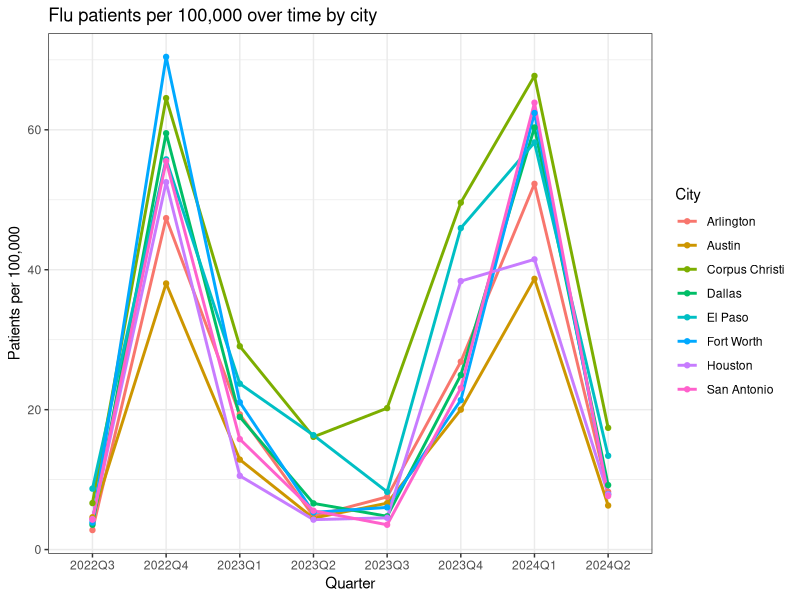
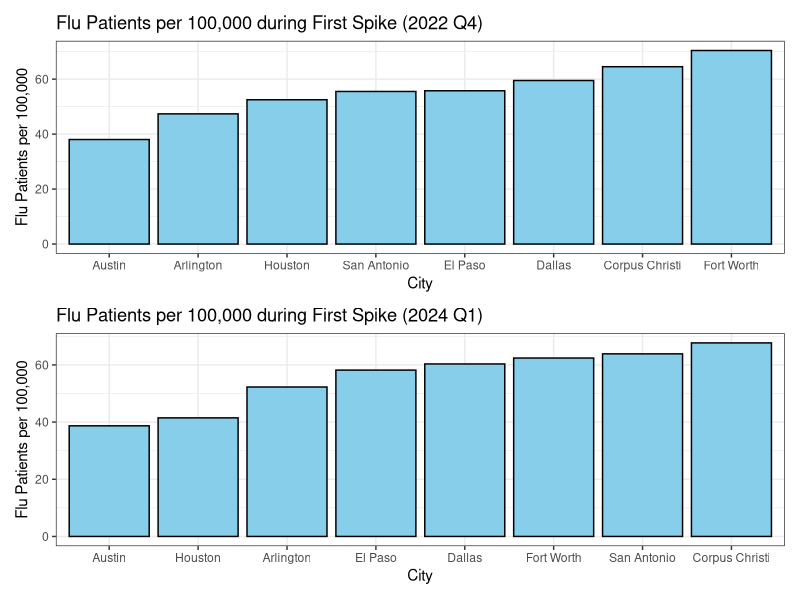
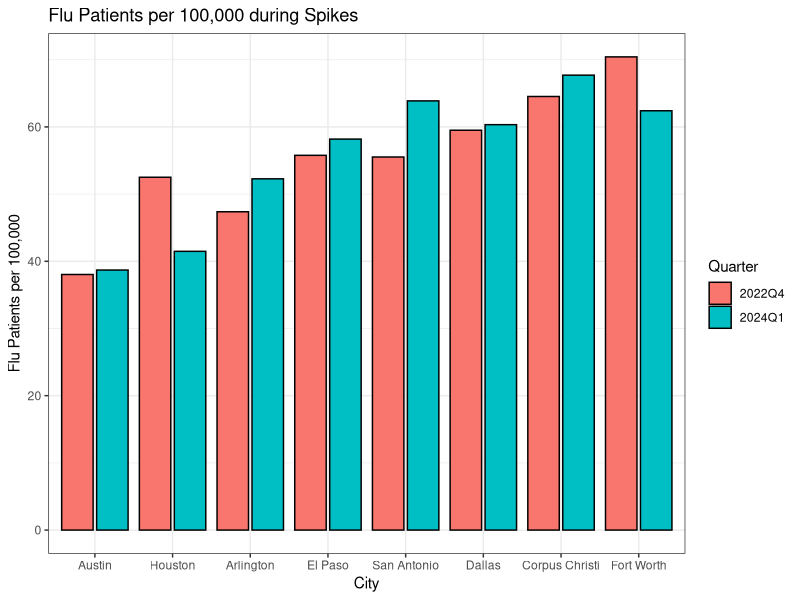
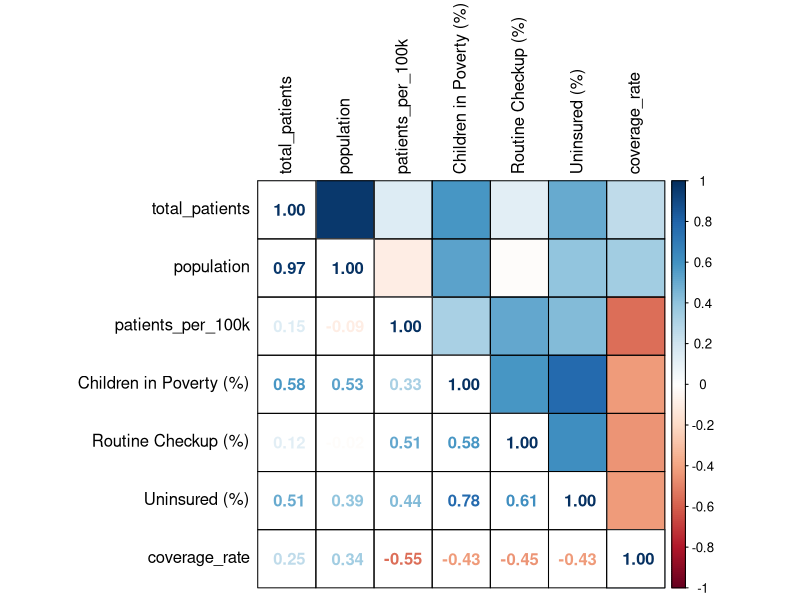
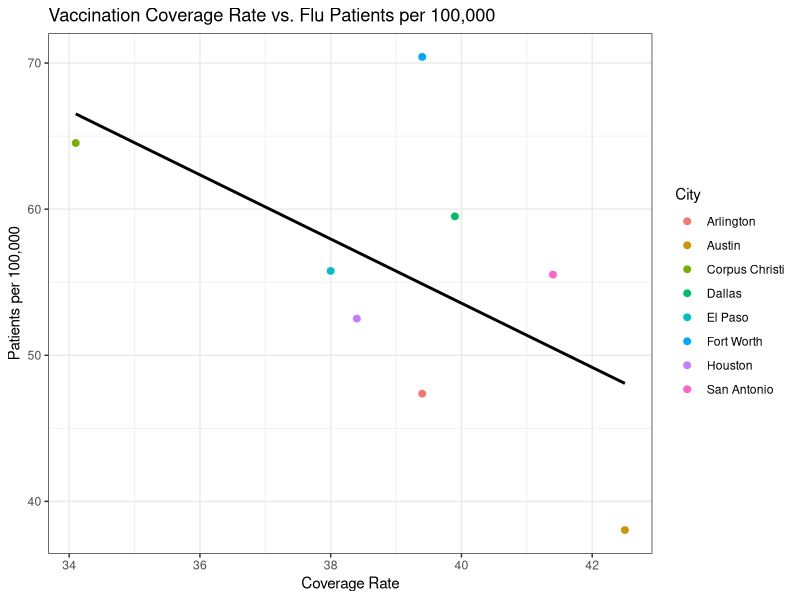
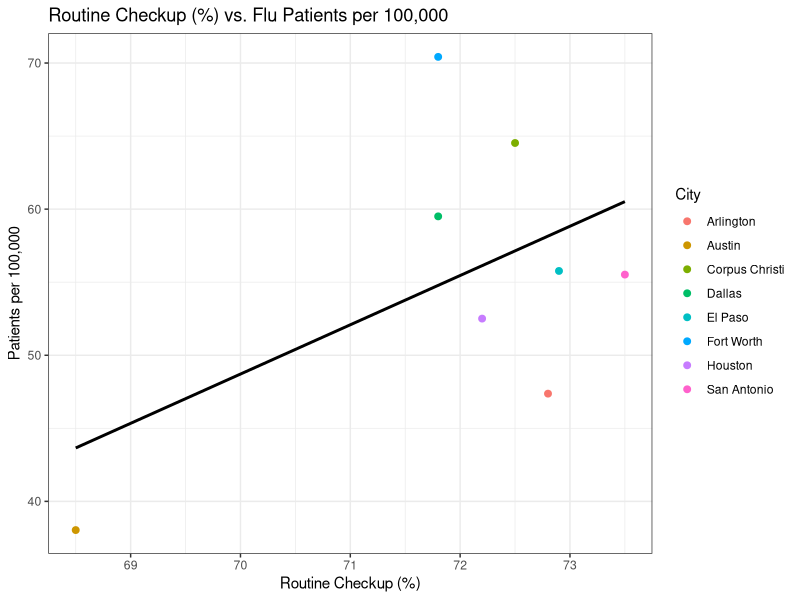
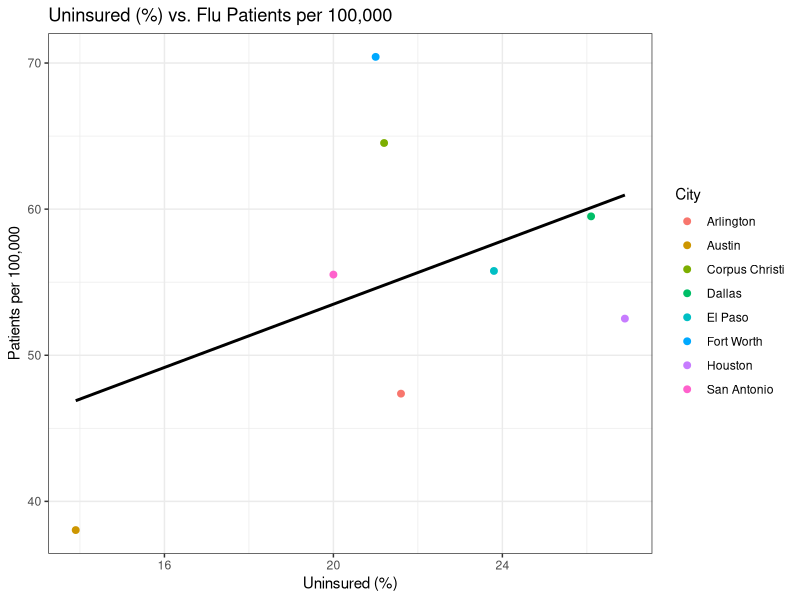

Generate these figures, in order, with R:
## ---- chunk 1
knitr::opts_chunk$set(fig.height=8, fig.width=8, fig.align = "center", warning=FALSE, echo=FALSE, tidy=TRUE, tidy.opts=list(width.cutoff=60))
## ---- chunk 2
library(dplyr)
library(tidyverse)
library(ggplot2)
library(lubridate)
library(patchwork)
library(corrplot)
## ---- chunk 3
city_trend_major = read.csv("../texas_city_trend_major.csv") 
colnames(city_trend_major) = c("city", "year", "quarter", "total_patients", "population", "patients_per_100k")
## ---- chunk 4
ggplot(city_trend_major, aes(x = quarter, y = patients_per_100k, group = city, color = city)) +
  geom_line(linewidth = 1,) +
  geom_point() +
  labs(title = "Flu patients per 100,000 over time by city", x = "Quarter", y = "Patients per 100,000", color = "City") +
  theme(axis.text.x = element_text(angle = 45, hjust = 1)) + theme_bw()
## ---- chunk 5
first_spike = city_trend_major %>% filter(quarter == "2022Q4") %>% select(city, total_patients, population, patients_per_100k)
second_spike = city_trend_major %>% filter(quarter == "2024Q1") %>% select(city, total_patients, population, patients_per_100k)
## ---- chunk 6
first = ggplot(first_spike) + geom_col(aes(x = reorder(city, patients_per_100k), y = patients_per_100k), fill = "skyblue", col="black") + 
  labs(title = "Flu Patients per 100,000 during First Spike (2022 Q4)", x = "City", y = "Flu Patients per 100,000") + theme_bw()

second = ggplot(second_spike) + geom_col(aes(x = reorder(city, patients_per_100k), y = patients_per_100k), fill = "skyblue", col="black") + 
  labs(title = "Flu Patients per 100,000 during First Spike (2024 Q1)", x = "City", y = "Flu Patients per 100,000") + theme_bw()
first / second
## ---- chunk 7
ggplot(city_trend_major %>% filter(quarter == "2022Q4" | quarter == "2024Q1")) + geom_col(aes(x = reorder(city, patients_per_100k), y = patients_per_100k, fill = quarter), position = position_dodge2(preserve = "single"), col="black") + 
  labs(title = "Flu Patients per 100,000 during Spikes", x = "City", y = "Flu Patients per 100,000", fill = "Quarter") + theme_bw()
## ---- chunk 8
city_health = read.csv("../texas_cityhealth.csv") %>% pivot_wider(names_from = Metric, values_from = Value) # 2022
colnames(city_health)[1] = "city"

flu_vax = read.csv("../texas_flu_vax.csv") # 2022

first_spike = first_spike %>% left_join(city_health) %>% left_join(flu_vax[,2:3])
## ---- chunk 9
numeric_data = first_spike[sapply(first_spike, is.numeric)]
cor_matrix = cor(numeric_data)
corrplot.mixed(cor_matrix, tl.col = "black", tl.pos = "lt", addgrid.col = TRUE, upper="color", lower="number", diag="l")
## ---- chunk 10
ggplot(first_spike, aes(x=coverage_rate, y=patients_per_100k, col=city)) + geom_point(size=2) + geom_smooth(method = "lm", col = "black", se=FALSE) + 
  labs(title = "Vaccination Coverage Rate vs. Flu Patients per 100,000", x="Coverage Rate", y="Patients per 100,000", col = "City") + theme_bw()

ggplot(first_spike, aes(x=`Routine Checkup (%)`, y=patients_per_100k, col=city)) + geom_point(size=2) + geom_smooth(method = "lm", col = "black", se=FALSE) +
  labs(title = "Routine Checkup (%) vs. Flu Patients per 100,000", x=  "Routine Checkup (%)", y ="Patients per 100,000", col = "City") + theme_bw()

ggplot(first_spike, aes(x=`Uninsured (%)`, y=patients_per_100k, col=city)) + geom_point(size=2) + geom_smooth(method = "lm", col = "black", se=FALSE) +
  labs(title = "Uninsured (%) vs. Flu Patients per 100,000", x = "Uninsured (%)", y = "Patients per 100,000", col = "City") + theme_bw()
